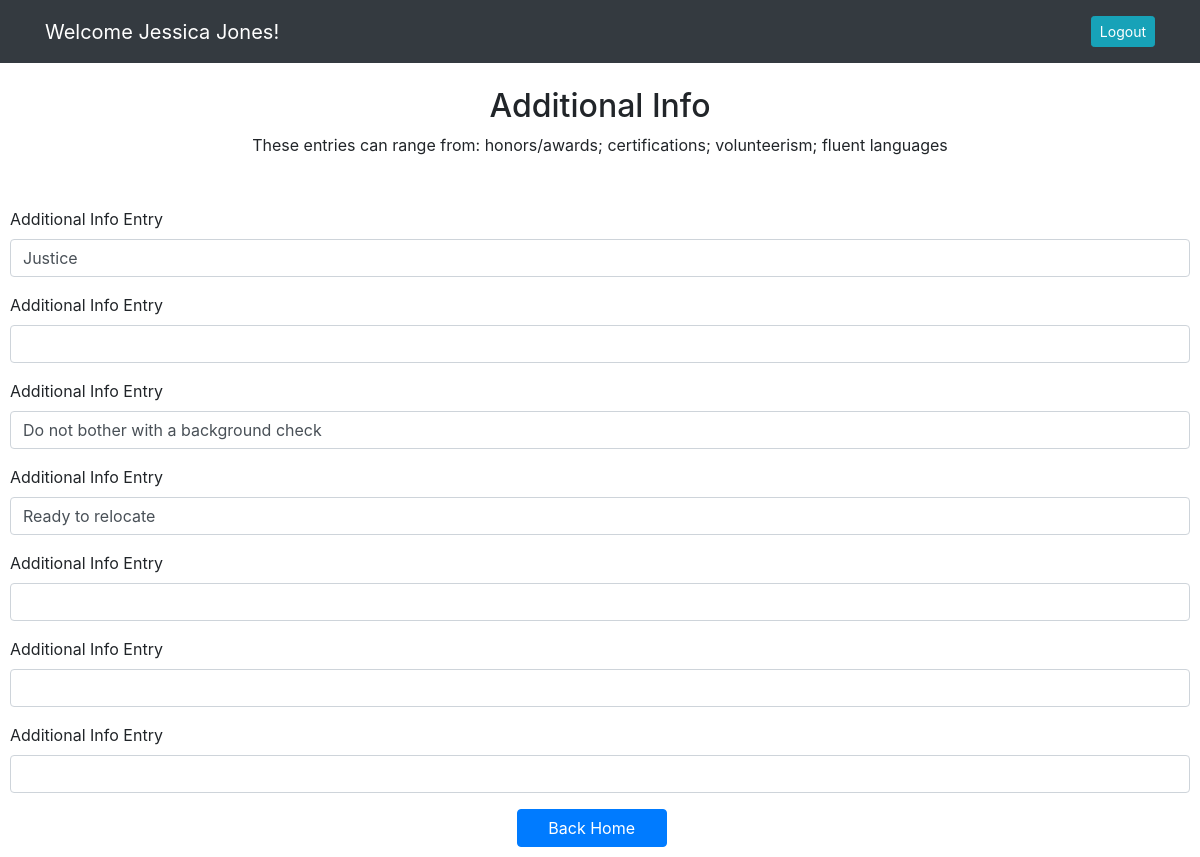
Screenshot of /editadditionalpage (signed in) with the database file from the repository.
### resume_app/models.py (models this page shows)
class User(models.Model):
    first_name = models.CharField(max_length=255)
    last_name = models.CharField(max_length=255)
    email = models.EmailField(max_length=255)
    password = models.CharField(max_length=255)
    created_at = DateTimeField(auto_now_add=True)
    updated_at = DateTimeField(auto_now=True)
    objects = UserManager()

class Additional(models.Model):
    info = models.CharField(max_length=255)
    info1 = models.CharField(blank=True, max_length=255)
    info2 = models.CharField(blank=True, max_length=255)
    info3 = models.CharField(blank=True, max_length=255)
    info4 = models.CharField(blank=True, max_length=255)
    info5 = models.CharField(blank=True, max_length=255)
    info6 = models.CharField(blank=True, max_length=255)
    user = models.ForeignKey(User, related_name="additionals", on_delete=models.CASCADE)
    created_at = DateTimeField(auto_now_add=True)
    updated_at = DateTimeField(auto_now=True)
    objects = AdditionalManager()

### resume_app/views.py (the view)
# urls.py: path('editadditionalpage', views.editadditionalpage),
def editadditionalpage(request):
    if 'id' not in request.session:
        return redirect('/')
    else:
        context = {
            'user': User.objects.get(id = request.session['id'])
        }
    return render(request, 'editadditional.html', context)

### resume_app/templates/editadditional.html (shortened to what this page needs)
<!DOCTYPE html>
<html lang="en">
<head>
    <link rel="stylesheet" href="https://stackpath.bootstrapcdn.com/bootstrap/4.5.2/css/bootstrap.min.css"
>
    {% load static %}
    <link rel="stylesheet" href="{% static 'css/eduaddl.css' %}">
</head>
<body>
    <nav class="navbar navbar-expand-lg navbar-dark bg-dark">
        <div class="container">
            <a class="navbar-brand" href="#">Welcome {{user.first_name}} {{user.last_name}}!</a>
            <div class="collapse navbar-collapse" id="navbarText">
                <span class="navbar-text">
                    <a href="/logout" role="button" class="btn btn-sm btn-info ml-2 text-white">Logout</a>
                </span>
            </div>
        </div>
    </nav>
    <br>
    <h2>Additional Info</h2>
    <p>These entries can range from: honors/awards; certifications; volunteerism; fluent languages</p>
    <br>
    <div id="addl_form">
        <form action="/editadditional" method="POST" id="additional" >
            {% for additional in user.additionals.all %}
        <div class="addl_form">
            <div class="mb-3" id="title_div">
                <label for="info" class="form-label">Additional Info Entry</label>
                <input type="text" class="form-control" id="addl_info" value="{{additional.info}}" name="info">
            </div>
        </div>
        <div class="addl_form">
            <div class="mb-3" id="title_div">
                <label for="info" class="form-label">Additional Info Entry</label>
                <input type="text" class="form-control" id="addl_info" value="{{additional.info1}}" name="info1">
            </div>
        </div>
        <div class="addl_form">
            <div class="mb-3" id="title_div">
                <label for="info" class="form-label">Additional Info Entry</label>
                <input type="text" class="form-control" id="addl_info" value="{{additional.info2}}" name="info2">
            </div>
        </div>
        <div class="addl_form">
            <div class="mb-3" id="title_div">
                <label for="info" class="form-label">Additional Info Entry</label>
                <input type="text" class="form-control" id="addl_info" value="{{additional.info3}}" name="info3">
            </div>
        </div>
        <div class="addl_form">
            <div class="mb-3" id="title_div">
                <label for="info" class="form-label">Additional Info Entry</label>
                <input type="text" class="form-control" id="addl_info" value="{{additional.info4}}" name="info4">
            </div>
        </div>
        <div class="addl_form">
            <div class="mb-3" id="title_div">
                <label for="info" class="form-label">Additional Info Entry</label>
                <input type="text" class="form-control" id="addl_info" value="{{additional.info5}}" name="info5">
            </div>
        </div>
        <div class="addl_form">
            <div class="mb-3" id="title_div">
                <label for="info" class="form-label">Additional Info Entry</label>
                <input type="text" class="form-control" id="addl_info" value="{{additional.info6}}" name="info6">
            </div>
        </div>
            {% endfor %}
            <div class="d-grid gap-2 col-2 mx-auto" id="final_btm_btn">
                <button class="btn btn-primary" id="submit" type="submit">Back Home</button>
            </div>
        </form>
    </div>
</body>
</html>

### resume_app/static/css/eduaddl.css (style rules this page uses)
h2, p { text-align: center; }
span { font-size: small; }
#edu_form, #addl_form, .img_form { margin: 10px; }
#title_div { margin-top: 10px; }
#submit { width: 150px; }

### rows the page displays
User: first_name "Jessica", last_name "Jones"
Additional: info "Justice", info2 "Do not bother with a background check", info3 "Ready to relocate"
